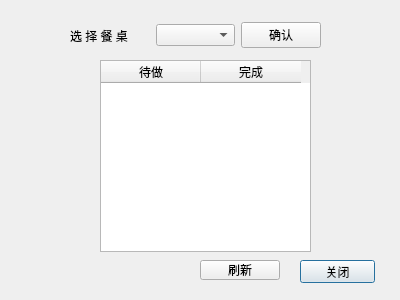
<?xml version="1.0" encoding="UTF-8"?>
<ui version="4.0">
 <class>ui_waiter</class>
 <widget class="QDialog" name="ui_waiter">
  <property name="geometry">
   <rect>
    <x>0</x>
    <y>0</y>
    <width>400</width>
    <height>300</height>
   </rect>
  </property>
  <property name="windowTitle">
   <string>Dialog</string>
  </property>
  <widget class="QPushButton" name="pushButton">
   <property name="geometry">
    <rect>
     <x>300</x>
     <y>260</y>
     <width>75</width>
     <height>23</height>
    </rect>
   </property>
   <property name="text">
    <string>关闭</string>
   </property>
  </widget>
  <widget class="QWidget" name="horizontalLayoutWidget">
   <property name="geometry">
    <rect>
     <x>70</x>
     <y>20</y>
     <width>251</width>
     <height>31</height>
    </rect>
   </property>
   <layout class="QHBoxLayout" name="horizontalLayout">
    <item>
     <widget class="QLabel" name="label">
      <property name="text">
       <string>选 择 餐 桌</string>
      </property>
     </widget>
    </item>
    <item>
     <widget class="QComboBox" name="comboBox"/>
    </item>
    <item>
     <widget class="QPushButton" name="pushButton_2">
      <property name="text">
       <string>确认</string>
      </property>
     </widget>
    </item>
   </layout>
  </widget>
  <widget class="QTableWidget" name="tableWidget">
   <property name="geometry">
    <rect>
     <x>100</x>
     <y>60</y>
     <width>211</width>
     <height>192</height>
    </rect>
   </property>
   <column>
    <property name="text">
     <string>待做</string>
    </property>
   </column>
   <column>
    <property name="text">
     <string>完成</string>
    </property>
   </column>
  </widget>
  <widget class="QPushButton" name="pushButton_3">
   <property name="geometry">
    <rect>
     <x>200</x>
     <y>260</y>
     <width>80</width>
     <height>20</height>
    </rect>
   </property>
   <property name="text">
    <string>刷新</string>
   </property>
  </widget>
 </widget>
 <resources/>
 <connections/>
</ui>
